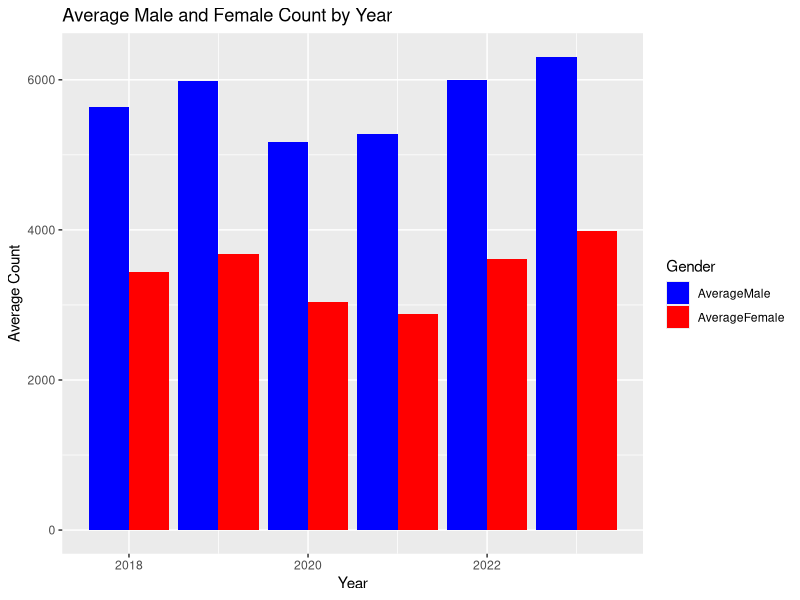
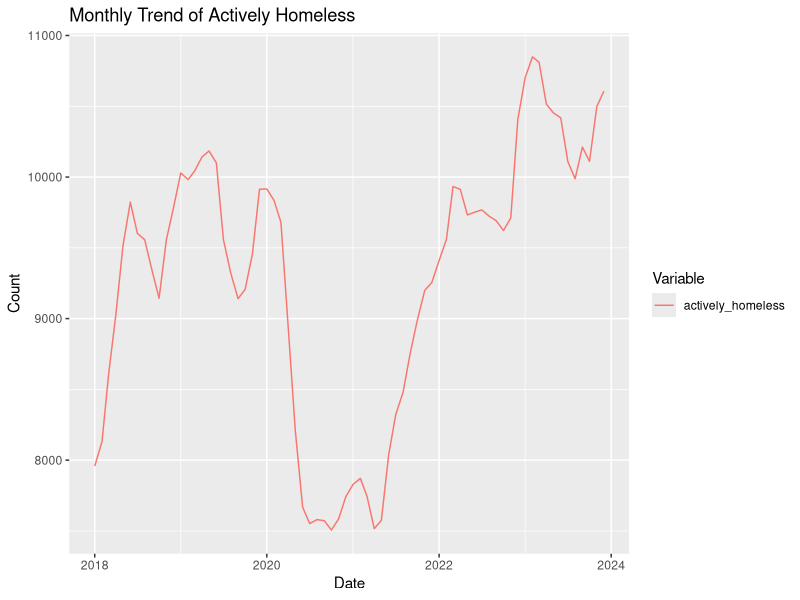
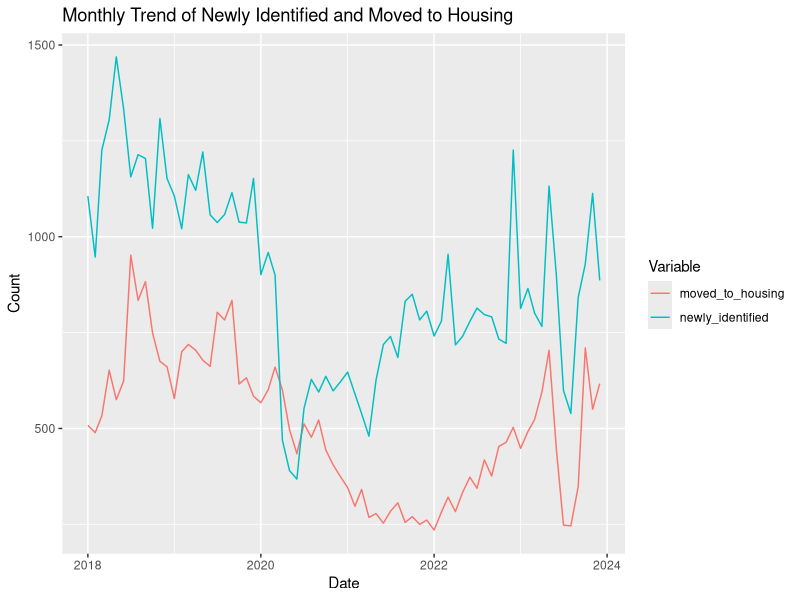

These figures' R source, in order:
## ---- chunk 1
#| include: false
#| warning: false
#| message: false

library(tidyverse)
library(ggplot2)
library(here)
library(knitr)
## ---- chunk 2
#| label: tbl-summary
#| tbl-cap: "Summary Statistics"
#| echo: false

# read data
data <- read_csv(here::here("outputs/data/analysis_data.csv"),
                          show_col_types = FALSE)

kable(summary(data[,c(-1,-2,-8)]))

## ---- chunk 3
#| label: fig-gender
#| fig-cap: Gender Composition by Year
#| echo: false


# calculate the average by year
average_counts <- data %>%
  group_by(Year) %>% # annual data
  summarise(AverageMale = mean(gender_male), # get mean
            AverageFemale = mean(gender_female))

# df reshape
tmp <- reshape2::melt(average_counts, id.vars = "Year", 
                              measure.vars = c("AverageMale", "AverageFemale"))

# bar plot
ggplot(tmp, aes(x = Year, y = value, fill = variable)) + # fill color is based on type
  geom_bar(stat = "identity", position = position_dodge()) + # plot count
  scale_fill_manual(values = c("blue", "red")) + # manually set color
  labs(title = "Average Male and Female Count by Year",
       x = "Year",
       y = "Average Count",
       fill = "Gender")

## ---- chunk 4
#| label: fig-trend1
#| fig-cap: Trend of Actively Homeless
#| echo: false

# reshape
tmp <- data %>%
  # select variables of interest
  select(date, actively_homeless) %>% 
  pivot_longer(cols = -date, names_to = "Variable", values_to = "Count")

# trend plot
ggplot(tmp, aes(x = date, y = Count, color = Variable)) + # color on variable name
  geom_line() + # line plot
  # add information
  labs(title = "Monthly Trend of Actively Homeless",
       x = "Date",
       y = "Count",
       color = "Variable") 
## ---- chunk 5
#| label: fig-trend2
#| fig-cap: Trend of Newly Identified and Moved to Housing
#| echo: false

# reshape
tmp <- data %>%
  # select variables of interest
  select(date, newly_identified, moved_to_housing) %>% 
  pivot_longer(cols = -date, names_to = "Variable", values_to = "Count")

# trend plot
ggplot(tmp, aes(x = date, y = Count, color = Variable)) + # color on variable name
  geom_line() + # line plot
  # add information
  labs(title = "Monthly Trend of Newly Identified and Moved to Housing",
       x = "Date",
       y = "Count",
       color = "Variable") 
